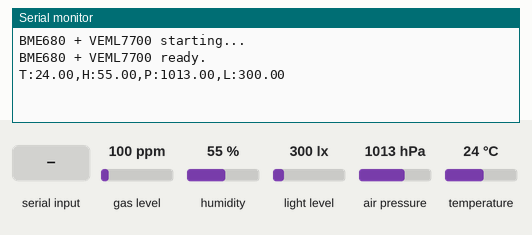
The sketch below on a simulated Arduino Mega 2560, built with avr-gcc and run on an emulated ATmega2560. Parts: the last lines printed to the serial monitor. Inputs (shaded band) come from the test bench; at power-on: humidity 55 %, light level 300 lx, air pressure 1013 hPa, temperature 24 °C, gas level 100 ppm.

Above: at 1.2 s.
1.3 s: "restartDevice\n" received over Serial
At 1.5 s:
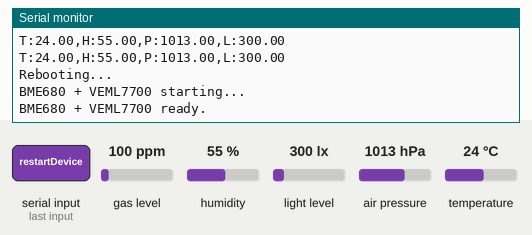
2.8 s: "SET_INTERVAL:\n" received over Serial
At 3.7 s:
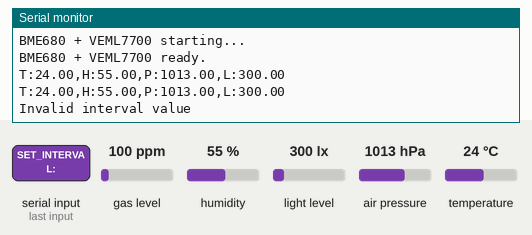
4.3 s: humidity set to 22 %
At 5.6 s:
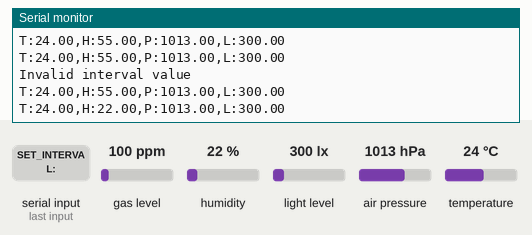
5.8 s: light level set to 40 lx
At 7.0 s:
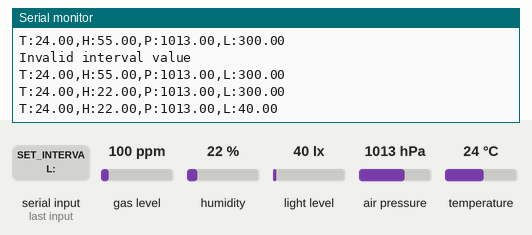
7.3 s: air pressure set to 952 hPa
At 8.0 s:
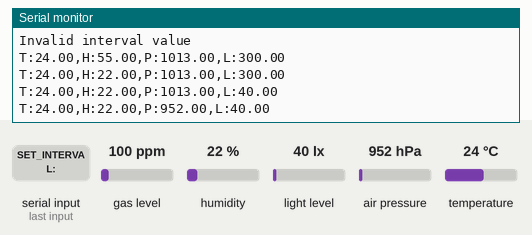
8.8 s: temperature set to 12 °C
At 10.2 s:
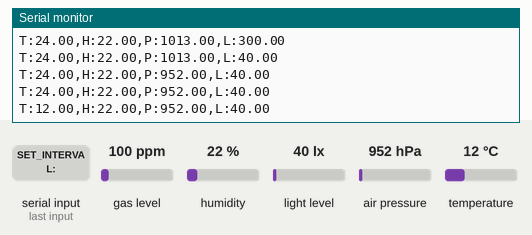

The sketch:

WEATHER_SHIELD_UI.ino
```cpp
/*
  Component: Weather Shield (BME680 + VEML7700 - WITH UI)
  Target: Arduino Mega 2560
  Wiring: I2C (SDA -> Pin 20, SCL -> Pin 21)
*/

#include <Wire.h>
#include <Adafruit_Sensor.h>
#include <Adafruit_BME680.h>
#include <Adafruit_VEML7700.h>

// ---- Sensor objects ----
Adafruit_BME680   bme;
Adafruit_VEML7700 veml;

// ---- Sensor readings ----
double t = 0, h = 0, p = 0, l = 0;

// -------------------------------------------------------
// UI State
// -------------------------------------------------------
#define CMD_BUF_SIZE 64
char cmd_buf[CMD_BUF_SIZE];
int  cmd_len          = 0;
int  interval_ms      = 1000;  // Default 1 second
bool interval_updated = false;

// -------------------------------------------------------
// process_commands()
// -------------------------------------------------------
void process_commands(char *buf) {
  // 1. restartDevice
  if (strstr(buf, "restartDevice")) {
    Serial.println(F("Rebooting..."));
    delay(50);
    void (*resetFunc)(void) = 0; // Software reset
    resetFunc();
    return;
  }

  // 2. SET_INTERVAL:<seconds>
  char *p_cmd = strstr(buf, "SET_INTERVAL:");
  if (p_cmd) {
    p_cmd += strlen("SET_INTERVAL:");
    while (*p_cmd != '\0' && !isdigit((unsigned char)*p_cmd)) p_cmd++;

    if (isdigit((unsigned char)*p_cmd)) {
      int value = atoi(p_cmd);
      if (value > 0) {
        interval_ms      = value * 1000;
        interval_updated = true;
        Serial.print(F("Interval updated to "));
        Serial.print(value);
        Serial.println(F(" seconds"));
      } else {
        Serial.println(F("Invalid interval value (must be > 0)"));
      }
    } else {
      Serial.println(F("Invalid interval value"));
    }
  }

  // Reset buffer
  cmd_len = 0;
  memset(cmd_buf, 0, sizeof(cmd_buf));
}

// -------------------------------------------------------
// ui_poll()
// -------------------------------------------------------
void ui_poll() {
  while (Serial.available() > 0) {
    char c = Serial.read();

    if (c == '\r' || c == '\n') {
      if (cmd_len > 0) {
        cmd_buf[cmd_len] = '\0';
        process_commands(cmd_buf);
        cmd_len = 0;
        memset(cmd_buf, 0, sizeof(cmd_buf));
      }
    } else if (cmd_len < CMD_BUF_SIZE - 1) {
      cmd_buf[cmd_len++] = c;
    }
  }
}

// -------------------------------------------------------
// SETUP
// -------------------------------------------------------
void setup() {
  Serial.begin(115200);
  Serial.println(F("BME680 + VEML7700 starting..."));

  // Init BME680 at address 0x76
  if (!bme.begin(0x76)) {
    Serial.println(F("BME680 not found! Check wiring."));
    while (1) { delay(10); }
  }

  // Configure BME680 parameters
  bme.setTemperatureOversampling(BME680_OS_8X);
  bme.setHumidityOversampling(BME680_OS_2X);
  bme.setPressureOversampling(BME680_OS_4X);
  bme.setIIRFilterSize(BME680_FILTER_SIZE_3);
  bme.setGasHeater(320, 150); // 320 degrees C for 150ms

  // Init VEML7700 at default address 0x10
  if (!veml.begin()) {
    Serial.println(F("VEML7700 not found! Check wiring."));
    while (1) { delay(10); }
  }

  Serial.println(F("BME680 + VEML7700 ready."));
}

// -------------------------------------------------------
// LOOP
// -------------------------------------------------------
void loop() {
  // ---- BME680 read ----
  if (bme.performReading()) {
    t = bme.temperature;
    h = bme.humidity;
    p = bme.pressure / 100.0; // Pa to hPa
  } else {
    Serial.println(F("Error: BME680 fetch failed"));
    delay(1000);
    return;
  }

  // ---- VEML7700 read ----
  l = veml.readLux();

  // ---- Print data ----
  Serial.print(F("T:"));  Serial.print(t, 2);
  Serial.print(F(",H:")); Serial.print(h, 2);
  Serial.print(F(",P:")); Serial.print(p, 2);
  Serial.print(F(",L:")); Serial.println(l, 2);

  // ---- Wait for interval, polling UI every 100ms ----
  int elapsed_ms = 0;
  interval_updated = false;

  while (elapsed_ms < interval_ms) {
    ui_poll();

    if (interval_updated) {
      interval_updated = false;
      break; // restart immediately with new interval
    }

    delay(100);
    elapsed_ms += 100;
  }
}
```

Measured:
- after the input at 1.3 s, the serial monitor: prints a new line at once (image 1)
- after the input at 2.8 s, the serial monitor: prints a new line after 0.08 s (image 2)
- after the input at 4.3 s, the serial monitor: prints a new line after 0.69 s (image 3)
- after the input at 5.8 s, the serial monitor: prints a new line after 0.35 s (image 4)
- after the input at 7.3 s, the serial monitor: prints a new line at once (image 5)
- after the input at 8.8 s, the serial monitor: prints a new line after 0.82 s (image 6)
